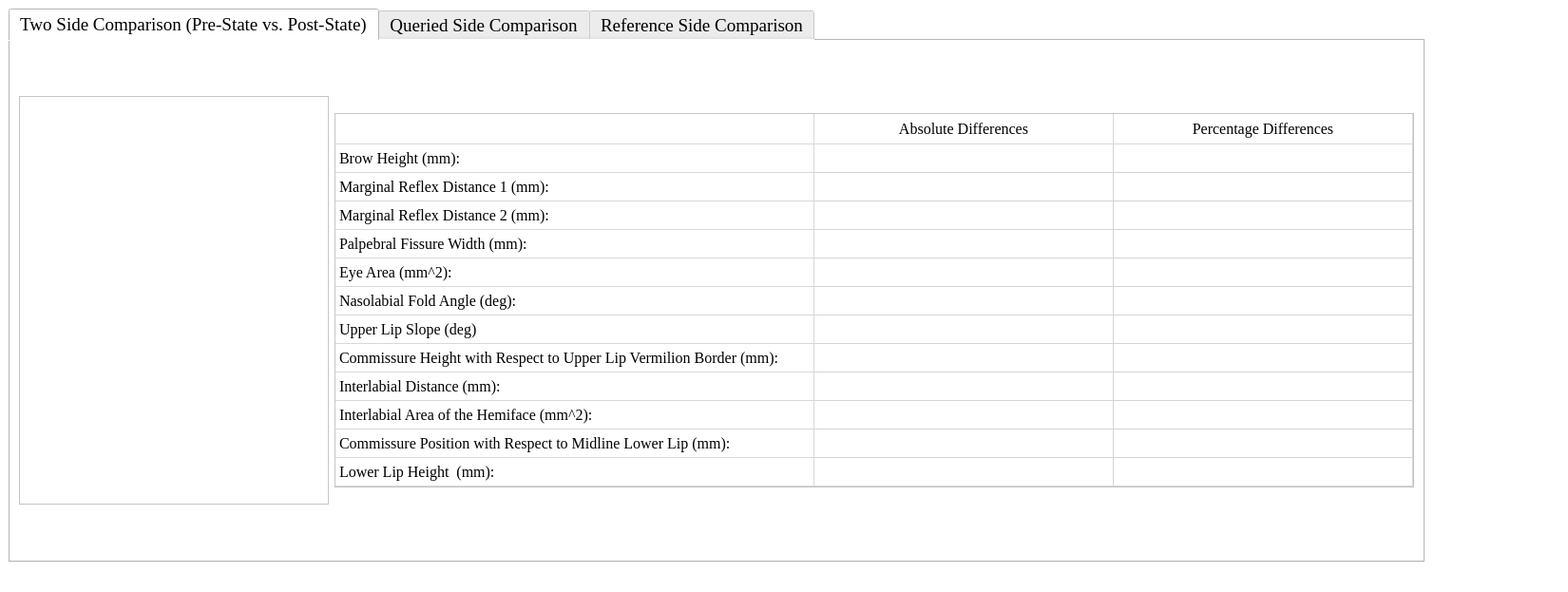
<?xml version="1.0" encoding="UTF-8"?>
<ui version="4.0">
 <class>MainWindow</class>
 <widget class="QMainWindow" name="MainWindow">
  <property name="geometry">
   <rect>
    <x>0</x>
    <y>0</y>
    <width>1650</width>
    <height>623</height>
   </rect>
  </property>
  <property name="windowTitle">
   <string>MainWindow</string>
  </property>
  <property name="styleSheet">
   <string notr="true">background-color: rgb(255, 255, 255);</string>
  </property>
  <widget class="QWidget" name="centralwidget">
   <layout class="QFormLayout" name="formLayout">
    <item row="0" column="0">
     <widget class="QTabWidget" name="tabWidget">
      <property name="font">
       <font>
        <family>Times New Roman</family>
        <pointsize>14</pointsize>
       </font>
      </property>
      <property name="styleSheet">
       <string notr="true">background-color: rgb(255, 255, 255);</string>
      </property>
      <property name="currentIndex">
       <number>0</number>
      </property>
      <widget class="QWidget" name="tab">
       <attribute name="title">
        <string>Two Side Comparison (Pre-State vs. Post-State)</string>
       </attribute>
       <layout class="QGridLayout" name="gridLayout_3">
        <item row="0" column="0">
         <widget class="ImageDisplay" name="tab1Display">
          <property name="minimumSize">
           <size>
            <width>326</width>
            <height>430</height>
           </size>
          </property>
          <property name="maximumSize">
           <size>
            <width>326</width>
            <height>430</height>
           </size>
          </property>
         </widget>
        </item>
        <item row="0" column="1">
         <widget class="QTableWidget" name="twoSideComparisonTable">
          <property name="sizePolicy">
           <sizepolicy hsizetype="Fixed" vsizetype="Fixed">
            <horstretch>0</horstretch>
            <verstretch>0</verstretch>
           </sizepolicy>
          </property>
          <property name="minimumSize">
           <size>
            <width>0</width>
            <height>0</height>
           </size>
          </property>
          <property name="font">
           <font>
            <family>Times New Roman</family>
            <pointsize>12</pointsize>
           </font>
          </property>
          <property name="styleSheet">
           <string notr="true">QHeaderView::section{
            border-top:0px solid #D8D8D8;
            border-left:0px solid #D8D8D8;
            border-right:1px solid #D8D8D8;
            border-bottom: 1px solid #D8D8D8;
            background-color:white;
            padding:4px;
}

  QTableCornerButton::section{
            border-top:0px solid #D8D8D8;
            border-left:0px solid #D8D8D8;
            border-right:1px solid #D8D8D8;
            border-bottom: 1px solid #D8D8D8;
            background-color:white;
}</string>
          </property>
          <property name="lineWidth">
           <number>0</number>
          </property>
          <property name="verticalScrollBarPolicy">
           <enum>Qt::ScrollBarAlwaysOff</enum>
          </property>
          <property name="horizontalScrollBarPolicy">
           <enum>Qt::ScrollBarAlwaysOff</enum>
          </property>
          <property name="sizeAdjustPolicy">
           <enum>QAbstractScrollArea::AdjustToContents</enum>
          </property>
          <attribute name="horizontalHeaderDefaultSectionSize">
           <number>315</number>
          </attribute>
          <row>
           <property name="text">
            <string>Brow Height (mm):</string>
           </property>
           <property name="font">
            <font>
             <family>Times New Roman</family>
             <pointsize>12</pointsize>
            </font>
           </property>
          </row>
          <row>
           <property name="text">
            <string>Marginal Reflex Distance 1 (mm):</string>
           </property>
           <property name="font">
            <font>
             <family>Times New Roman</family>
             <pointsize>12</pointsize>
            </font>
           </property>
          </row>
          <row>
           <property name="text">
            <string>Marginal Reflex Distance 2 (mm):</string>
           </property>
           <property name="font">
            <font>
             <family>Times New Roman</family>
             <pointsize>12</pointsize>
            </font>
           </property>
          </row>
          <row>
           <property name="text">
            <string>Palpebral Fissure Width (mm):</string>
           </property>
           <property name="font">
            <font>
             <family>Times New Roman</family>
             <pointsize>12</pointsize>
            </font>
           </property>
          </row>
          <row>
           <property name="text">
            <string>Eye Area (mm^2):</string>
           </property>
           <property name="font">
            <font>
             <family>Times New Roman</family>
             <pointsize>12</pointsize>
            </font>
           </property>
          </row>
          <row>
           <property name="text">
            <string>Nasolabial Fold Angle (deg):</string>
           </property>
           <property name="font">
            <font>
             <family>Times New Roman</family>
             <pointsize>12</pointsize>
            </font>
           </property>
          </row>
          <row>
           <property name="text">
            <string>Upper Lip Slope (deg)</string>
           </property>
           <property name="font">
            <font>
             <family>Times New Roman</family>
             <pointsize>12</pointsize>
            </font>
           </property>
          </row>
          <row>
           <property name="text">
            <string>Commissure Height with Respect to Upper Lip Vermilion Border (mm):</string>
           </property>
           <property name="font">
            <font>
             <family>Times New Roman</family>
             <pointsize>12</pointsize>
            </font>
           </property>
          </row>
          <row>
           <property name="text">
            <string>Interlabial Distance (mm):</string>
           </property>
           <property name="font">
            <font>
             <family>Times New Roman</family>
             <pointsize>12</pointsize>
            </font>
           </property>
          </row>
          <row>
           <property name="text">
            <string>Interlabial Area of the Hemiface (mm^2):</string>
           </property>
           <property name="font">
            <font>
             <family>Times New Roman</family>
             <pointsize>12</pointsize>
            </font>
           </property>
          </row>
          <row>
           <property name="text">
            <string>Commissure Position with Respect to Midline Lower Lip (mm):</string>
           </property>
           <property name="font">
            <font>
             <family>Times New Roman</family>
             <pointsize>12</pointsize>
            </font>
           </property>
          </row>
          <row>
           <property name="text">
            <string>Lower Lip Height  (mm):</string>
           </property>
           <property name="font">
            <font>
             <family>Times New Roman</family>
             <pointsize>12</pointsize>
            </font>
           </property>
          </row>
          <column>
           <property name="text">
            <string>Absolute Differences</string>
           </property>
           <property name="font">
            <font>
             <family>Times New Roman</family>
             <pointsize>12</pointsize>
            </font>
           </property>
          </column>
          <column>
           <property name="text">
            <string>Percentage Differences</string>
           </property>
           <property name="font">
            <font>
             <family>Times New Roman</family>
             <pointsize>12</pointsize>
            </font>
           </property>
          </column>
         </widget>
        </item>
       </layout>
      </widget>
      <widget class="QWidget" name="tab_2">
       <attribute name="title">
        <string>Queried Side Comparison</string>
       </attribute>
       <layout class="QGridLayout" name="gridLayout_2">
        <item row="0" column="2">
         <widget class="QTableWidget" name="affectSideComparisonTable">
          <property name="sizePolicy">
           <sizepolicy hsizetype="Fixed" vsizetype="Fixed">
            <horstretch>0</horstretch>
            <verstretch>0</verstretch>
           </sizepolicy>
          </property>
          <property name="minimumSize">
           <size>
            <width>0</width>
            <height>0</height>
           </size>
          </property>
          <property name="font">
           <font>
            <family>Times New Roman</family>
            <pointsize>12</pointsize>
           </font>
          </property>
          <property name="styleSheet">
           <string notr="true">QHeaderView::section{
            border-top:0px solid #D8D8D8;
            border-left:0px solid #D8D8D8;
            border-right:1px solid #D8D8D8;
            border-bottom: 1px solid #D8D8D8;
            background-color:white;
            padding:4px;
}

  QTableCornerButton::section{
            border-top:0px solid #D8D8D8;
            border-left:0px solid #D8D8D8;
            border-right:1px solid #D8D8D8;
            border-bottom: 1px solid #D8D8D8;
            background-color:white;
}</string>
          </property>
          <property name="lineWidth">
           <number>0</number>
          </property>
          <property name="verticalScrollBarPolicy">
           <enum>Qt::ScrollBarAlwaysOff</enum>
          </property>
          <property name="horizontalScrollBarPolicy">
           <enum>Qt::ScrollBarAlwaysOff</enum>
          </property>
          <property name="sizeAdjustPolicy">
           <enum>QAbstractScrollArea::AdjustToContents</enum>
          </property>
          <attribute name="horizontalHeaderDefaultSectionSize">
           <number>315</number>
          </attribute>
          <row>
           <property name="text">
            <string>Brow Height (mm):</string>
           </property>
           <property name="font">
            <font>
             <family>Times New Roman</family>
             <pointsize>12</pointsize>
            </font>
           </property>
          </row>
          <row>
           <property name="text">
            <string>Marginal Reflex Distance 1 (mm):</string>
           </property>
           <property name="font">
            <font>
             <family>Times New Roman</family>
             <pointsize>12</pointsize>
            </font>
           </property>
          </row>
          <row>
           <property name="text">
            <string>Marginal Reflex Distance 2 (mm):</string>
           </property>
           <property name="font">
            <font>
             <family>Times New Roman</family>
             <pointsize>12</pointsize>
            </font>
           </property>
          </row>
          <row>
           <property name="text">
            <string>Palpebral Fissure Width (mm):</string>
           </property>
           <property name="font">
            <font>
             <family>Times New Roman</family>
             <pointsize>12</pointsize>
            </font>
           </property>
          </row>
          <row>
           <property name="text">
            <string>Eye Area (mm^2):</string>
           </property>
           <property name="font">
            <font>
             <family>Times New Roman</family>
             <pointsize>12</pointsize>
            </font>
           </property>
          </row>
          <row>
           <property name="text">
            <string>Nasolabial Fold Angle (deg):</string>
           </property>
           <property name="font">
            <font>
             <family>Times New Roman</family>
             <pointsize>12</pointsize>
            </font>
           </property>
          </row>
          <row>
           <property name="text">
            <string>Upper Lip Slope (deg)</string>
           </property>
           <property name="font">
            <font>
             <family>Times New Roman</family>
             <pointsize>12</pointsize>
            </font>
           </property>
          </row>
          <row>
           <property name="text">
            <string>Commissure Height with Respect to Upper Lip Vermilion Border (mm):</string>
           </property>
           <property name="font">
            <font>
             <family>Times New Roman</family>
             <pointsize>12</pointsize>
            </font>
           </property>
          </row>
          <row>
           <property name="text">
            <string>Interlabial Distance (mm):</string>
           </property>
           <property name="font">
            <font>
             <family>Times New Roman</family>
             <pointsize>12</pointsize>
            </font>
           </property>
          </row>
          <row>
           <property name="text">
            <string>Interlabial Area of the Hemiface (mm^2):</string>
           </property>
           <property name="font">
            <font>
             <family>Times New Roman</family>
             <pointsize>12</pointsize>
            </font>
           </property>
          </row>
          <row>
           <property name="text">
            <string>Commissure Position with Respect to Midline Lower Lip (mm):</string>
           </property>
           <property name="font">
            <font>
             <family>Times New Roman</family>
             <pointsize>12</pointsize>
            </font>
           </property>
          </row>
          <row>
           <property name="text">
            <string>Lower Lip Height  (mm):</string>
           </property>
           <property name="font">
            <font>
             <family>Times New Roman</family>
             <pointsize>12</pointsize>
            </font>
           </property>
          </row>
          <column>
           <property name="text">
            <string>Absolute Differences</string>
           </property>
           <property name="font">
            <font>
             <family>Times New Roman</family>
             <pointsize>12</pointsize>
            </font>
           </property>
          </column>
          <column>
           <property name="text">
            <string>Percentage Differences</string>
           </property>
           <property name="font">
            <font>
             <family>Times New Roman</family>
             <pointsize>12</pointsize>
            </font>
           </property>
          </column>
         </widget>
        </item>
        <item row="0" column="1">
         <widget class="ImageDisplay" name="tab2Display">
          <property name="minimumSize">
           <size>
            <width>326</width>
            <height>430</height>
           </size>
          </property>
          <property name="maximumSize">
           <size>
            <width>326</width>
            <height>430</height>
           </size>
          </property>
         </widget>
        </item>
       </layout>
      </widget>
      <widget class="QWidget" name="tab_3">
       <attribute name="title">
        <string>Reference Side Comparison</string>
       </attribute>
       <layout class="QGridLayout" name="gridLayout">
        <item row="0" column="0">
         <widget class="ImageDisplay" name="tab3Display">
          <property name="minimumSize">
           <size>
            <width>326</width>
            <height>430</height>
           </size>
          </property>
          <property name="maximumSize">
           <size>
            <width>326</width>
            <height>430</height>
           </size>
          </property>
         </widget>
        </item>
        <item row="0" column="1">
         <widget class="QTableWidget" name="normalSideComparisonTable">
          <property name="sizePolicy">
           <sizepolicy hsizetype="Fixed" vsizetype="Fixed">
            <horstretch>0</horstretch>
            <verstretch>0</verstretch>
           </sizepolicy>
          </property>
          <property name="minimumSize">
           <size>
            <width>0</width>
            <height>0</height>
           </size>
          </property>
          <property name="font">
           <font>
            <family>Times New Roman</family>
            <pointsize>12</pointsize>
           </font>
          </property>
          <property name="styleSheet">
           <string notr="true">QHeaderView::section{
            border-top:0px solid #D8D8D8;
            border-left:0px solid #D8D8D8;
            border-right:1px solid #D8D8D8;
            border-bottom: 1px solid #D8D8D8;
            background-color:white;
            padding:4px;
}

  QTableCornerButton::section{
            border-top:0px solid #D8D8D8;
            border-left:0px solid #D8D8D8;
            border-right:1px solid #D8D8D8;
            border-bottom: 1px solid #D8D8D8;
            background-color:white;
}</string>
          </property>
          <property name="lineWidth">
           <number>0</number>
          </property>
          <property name="verticalScrollBarPolicy">
           <enum>Qt::ScrollBarAlwaysOff</enum>
          </property>
          <property name="horizontalScrollBarPolicy">
           <enum>Qt::ScrollBarAlwaysOff</enum>
          </property>
          <property name="sizeAdjustPolicy">
           <enum>QAbstractScrollArea::AdjustToContents</enum>
          </property>
          <attribute name="horizontalHeaderDefaultSectionSize">
           <number>315</number>
          </attribute>
          <row>
           <property name="text">
            <string>Brow Height (mm):</string>
           </property>
           <property name="font">
            <font>
             <family>Times New Roman</family>
             <pointsize>12</pointsize>
            </font>
           </property>
          </row>
          <row>
           <property name="text">
            <string>Marginal Reflex Distance 1 (mm):</string>
           </property>
           <property name="font">
            <font>
             <family>Times New Roman</family>
             <pointsize>12</pointsize>
            </font>
           </property>
          </row>
          <row>
           <property name="text">
            <string>Marginal Reflex Distance 2 (mm):</string>
           </property>
           <property name="font">
            <font>
             <family>Times New Roman</family>
             <pointsize>12</pointsize>
            </font>
           </property>
          </row>
          <row>
           <property name="text">
            <string>Palpebral Fissure Width (mm):</string>
           </property>
           <property name="font">
            <font>
             <family>Times New Roman</family>
             <pointsize>12</pointsize>
            </font>
           </property>
          </row>
          <row>
           <property name="text">
            <string>Eye Area (mm^2):</string>
           </property>
           <property name="font">
            <font>
             <family>Times New Roman</family>
             <pointsize>12</pointsize>
            </font>
           </property>
          </row>
          <row>
           <property name="text">
            <string>Nasolabial Fold Angle (deg):</string>
           </property>
           <property name="font">
            <font>
             <family>Times New Roman</family>
             <pointsize>12</pointsize>
            </font>
           </property>
          </row>
          <row>
           <property name="text">
            <string>Upper Lip Slope (deg)</string>
           </property>
           <property name="font">
            <font>
             <family>Times New Roman</family>
             <pointsize>12</pointsize>
            </font>
           </property>
          </row>
          <row>
           <property name="text">
            <string>Commissure Height with Respect to Upper Lip Vermilion Border (mm):</string>
           </property>
           <property name="font">
            <font>
             <family>Times New Roman</family>
             <pointsize>12</pointsize>
            </font>
           </property>
          </row>
          <row>
           <property name="text">
            <string>Interlabial Distance (mm):</string>
           </property>
           <property name="font">
            <font>
             <family>Times New Roman</family>
             <pointsize>12</pointsize>
            </font>
           </property>
          </row>
          <row>
           <property name="text">
            <string>Interlabial Area of the Hemiface (mm^2):</string>
           </property>
           <property name="font">
            <font>
             <family>Times New Roman</family>
             <pointsize>12</pointsize>
            </font>
           </property>
          </row>
          <row>
           <property name="text">
            <string>Commissure Position with Respect to Midline Lower Lip (mm):</string>
           </property>
           <property name="font">
            <font>
             <family>Times New Roman</family>
             <pointsize>12</pointsize>
            </font>
           </property>
          </row>
          <row>
           <property name="text">
            <string>Lower Lip Height  (mm):</string>
           </property>
           <property name="font">
            <font>
             <family>Times New Roman</family>
             <pointsize>12</pointsize>
            </font>
           </property>
          </row>
          <column>
           <property name="text">
            <string>Absolute Differences</string>
           </property>
           <property name="font">
            <font>
             <family>Times New Roman</family>
             <pointsize>12</pointsize>
            </font>
           </property>
          </column>
          <column>
           <property name="text">
            <string>Percentage Differences</string>
           </property>
           <property name="font">
            <font>
             <family>Times New Roman</family>
             <pointsize>12</pointsize>
            </font>
           </property>
          </column>
         </widget>
        </item>
       </layout>
      </widget>
     </widget>
    </item>
   </layout>
  </widget>
  <widget class="QMenuBar" name="menubar">
   <property name="geometry">
    <rect>
     <x>0</x>
     <y>0</y>
     <width>1650</width>
     <height>26</height>
    </rect>
   </property>
  </widget>
  <widget class="QStatusBar" name="statusbar"/>
 </widget>
 <customwidgets>
  <customwidget>
   <class>ImageDisplay</class>
   <extends>QGraphicsView</extends>
   <header>ImageDisplay.h</header>
  </customwidget>
 </customwidgets>
 <resources/>
 <connections/>
</ui>
